Frame 1 (no input): blank canvas, image omitted
Frame 60 (no input): blank canvas, image omitted
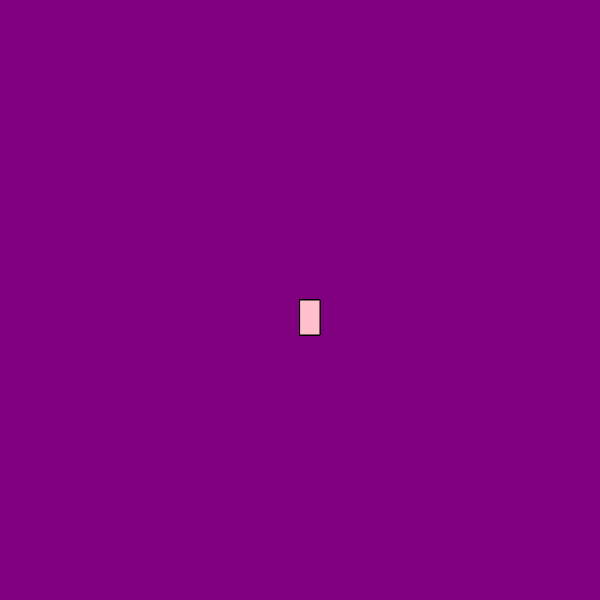
Frame 120 (the mouse pressed at the canvas centre since frame 60)

The p5.js sketch whose frames 1 and 60 were blank and that drew this single picture after the mouse press (run headless with seeded random() and noise() and a simulated clock; from frame 60 on, the mouse is pressed at the canvas centre):

// p5.js sketch
// ── sketch.js
function setup() {
    createCanvas(600, 600);
    background("purple");
  }
  
  function draw() {
    stroke("black");
    fill("pink");
  
    // console.log(mouseIsPressed)
  
    if (mouseIsPressed) {
      rect(mouseX, mouseY, 20, 35);
    }
  }
  
